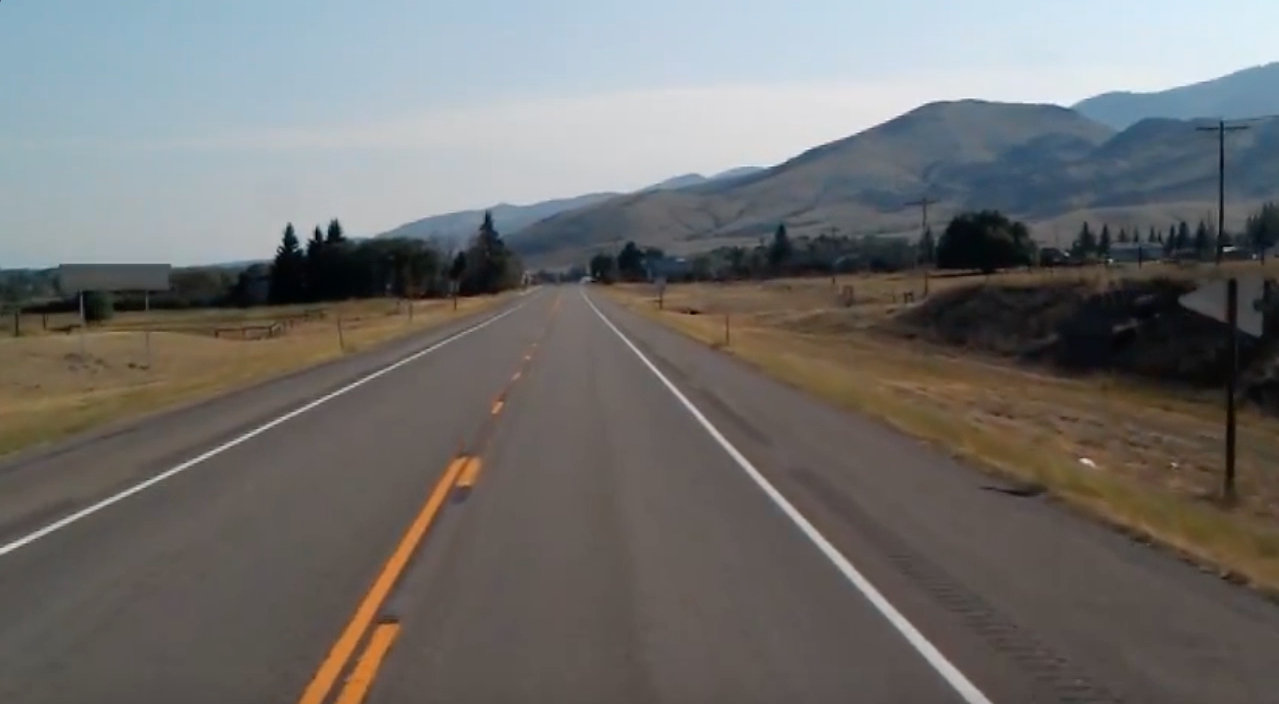
#> input picture sample1.jpeg, 1279 x 704 px
$ jupyter execute --allow-errors 'practice 1.ipynb'   (older library calls are emulated)
#> lines starting #> are read from the running program, lines starting #| are printed output that depends on the picture; after the words box and inside, x2 and y2 are one past the last pixel; in counts of white or black regions, pixels touching at a corner belong together
[cell 1]
import cv2
import numpy as np
import os
import matplotlib.image as mping
import matplotlib.pyplot as plt

[cell 2]
lane_image = cv2.imread('sample1.jpeg')
#> lane_image is the input picture: shape (704, 1279, 3); mean B, G, R 109.7, 111.3, 112.3
plt.imshow(lane_image)

[cell 3]
plt.imshow(lane_image)

[cell 4]
gray = cv2.cvtColor(lane_image, cv2.COLOR_RGB2GRAY)
plt.imshow(gray)

[cell 5]
plt.imshow(gray, 'gray')

image consists of noise and hence we have to remove it. it can be done by blurring the image so that false edges can be avoided to be detected

[cell 6]
blur = cv2.GaussianBlur(gray, (3,3), 0) #5,5 is the kernel and must be odd
plt.imshow(blur, 'gray')            #change in kernel leads to chanf=ge in intensity of blur

 edge is a region in an image where there is a sharp change in intensity or sharp change in the color between an adjacent pixel in the image.

For this, at every pixel, the pixel is checked if it is a local maximum in its neighborhood. This step is called Non-Maximum Suppression.
canny = cv2.Canny(image, low_threshold, upper_threshold)
low_threshold and upper_thresholddetermine how strong the edge must be to be detected.

 canny = cv2.Canny(image, low_threshold, upper_threshold)

Recommended low to high threshold ration is 1:2 or 1:3

[cell 7]
cannyImage = cv2.Canny(blur, 50, 150)
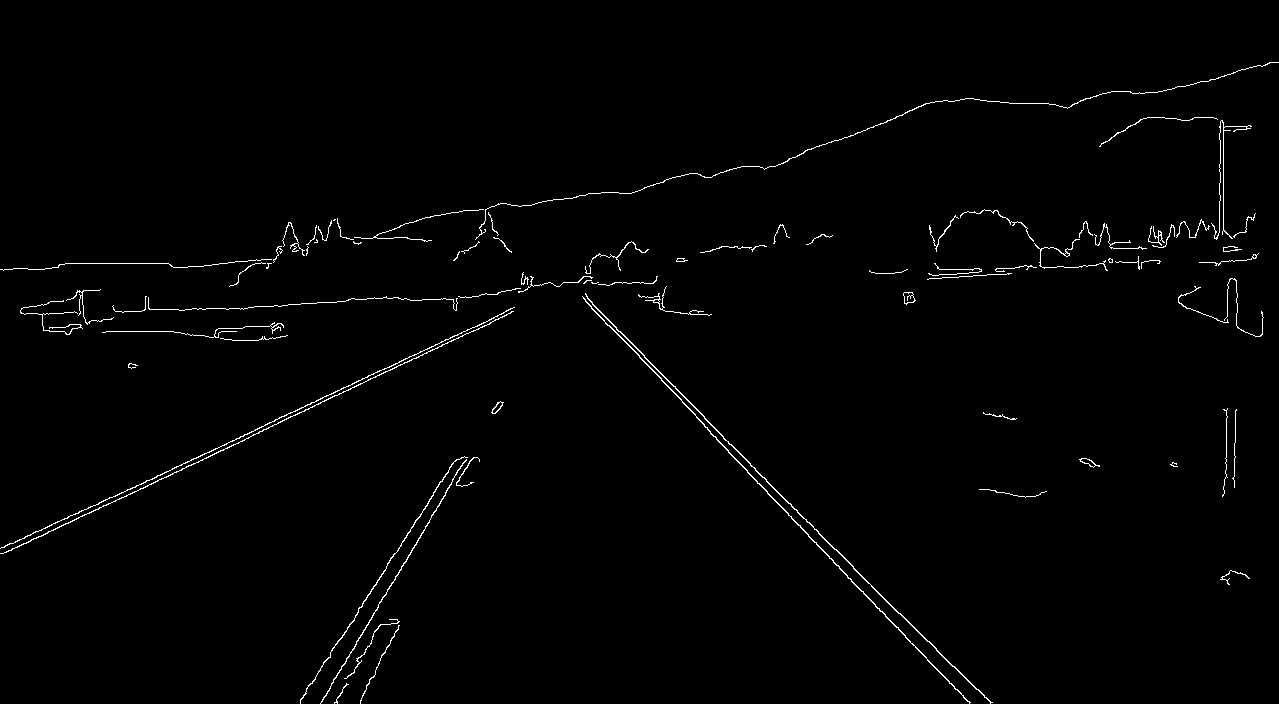
#> cannyImage: shape (704, 1279); 1.2% white in thin lines or dots
plt.imshow(cannyImage, 'gray')

in form of function putting all this together

[cell 8]
image = cv2.imread('sample1.jpeg')
def CannyEdge(image):

    gray = cv2.cvtColor(image, cv2.COLOR_RGB2GRAY)
    blur = cv2.GaussianBlur(gray, (3,3), 0)
    cannyImage = cv2.Canny(blur, 60, 180)
    return cannyImage

[cell 9]
plt.imshow(CannyEdge(image))
#> in CannyEdge, `cannyImage = cv2.Canny(blur, 60, 180)`: cannyImage: shape (704, 1279); 0.8% white in thin lines or dots

[cell 10]
image.shape  #(height, width,number of channels )
#> Out = (704, 1279, 3)
#How many numbers we have per pixel is the number of channels that image has(RGB).

specifying region of interest

for triangle mark coordinates in x,y form
first left bottom then apex then bottom right

[cell 11]
def region_of_interest(image):

    height = image.shape[0]
    triangle = np.array([[(200, height),(550, 250),(1100, height),]], np.int32)
    mask = np.zeros_like(image)
    cv2.fillPoly(mask, triangle, 255)
    return mask
plt.imshow(region_of_interest(image))

 zeros_like creates an array of zeros with the same shape as the image.


 Meaning that both mask and row are going to have the same number of rows and columns. Although the mask is going to be completely black because it only contains zeros. We now need to fill our mask with the triangle we just defined which contains the vertices for the field of view. We use OpenCV’s fillPoly function in order to fill the polygon on the mask. The third parameter in fillPoly is color of polygon.

[cell 12]
def region_of_interest(image):
    height = image.shape[0]
    triangle = np.array([[(200, height),(550, 250),(1100, height),]], np.int32)
    mask = np.zeros_like(image)
    cv2.fillPoly(mask, triangle, 255)
    masked_image = cv2.bitwise_and(image, mask) #AND operation being performed on the image and mask to combine the output
    return masked_image
plt.imshow(region_of_interest(image))

Hough Transform  x*cos + y*sin

[cell 13]
def display_lines(image, lines):
    line_image = np.zeros_like(image)
    if lines is not None:
        for line in lines:
            x1, y1, x2, y2 = line.reshape(4)
            cv2.line(line_image, (x1, y1), (x2, y2), (0, 0, 255), 10)
    return line_image
cropped_Image = region_of_interest(CannyEdge(image))
#> in region_of_interest (call 2), `cv2.fillPoly(mask, triangle, 255)`: mask: shape (704, 1279); 22.7% white; 1 white region, box (x1, y1, x2, y2) and area: (200, 250, 1100, 704) 204575
#> in region_of_interest (call 2), `masked_image = cv2.bitwise_and(image, mask)`: masked_image: shape (704, 1279); 0.23% white in thin lines or dots, all inside (x1, y1, x2, y2) = (344, 276, 993, 704)
rho = 2
theta = np.pi/180
threshold = 100
lines = cv2.HoughLinesP(cropped_Image,rho, theta, threshold, np.array ([]), minLineLength=40, maxLineGap=5)
#> lines = [[704, 418, 927, 641], [728, 452, 851, 579], [863, 591, 919, 651], [602, 318, 695, 414], [643, 355, 704, 416], [395, 553, 433, 495], [822, 550, 864, 594], [900, 613, 976, 689], [851, 580, 890, 621], [678, 397, 724, 447]]
line_image = display_lines(lane_image, lines)
#> the loop in display_lines, `for line in lines:` made 10 passes
plt.imshow(line_image)

to display this output on our original image    is used

addWeighted function = (image1, alpha, image2, beta, gamma)

Image= alpha * image1 + beta * image2 + y

[cell 14]
combo_image = cv2.addWeighted(lane_image, 0.8, line_image, 1, 0)
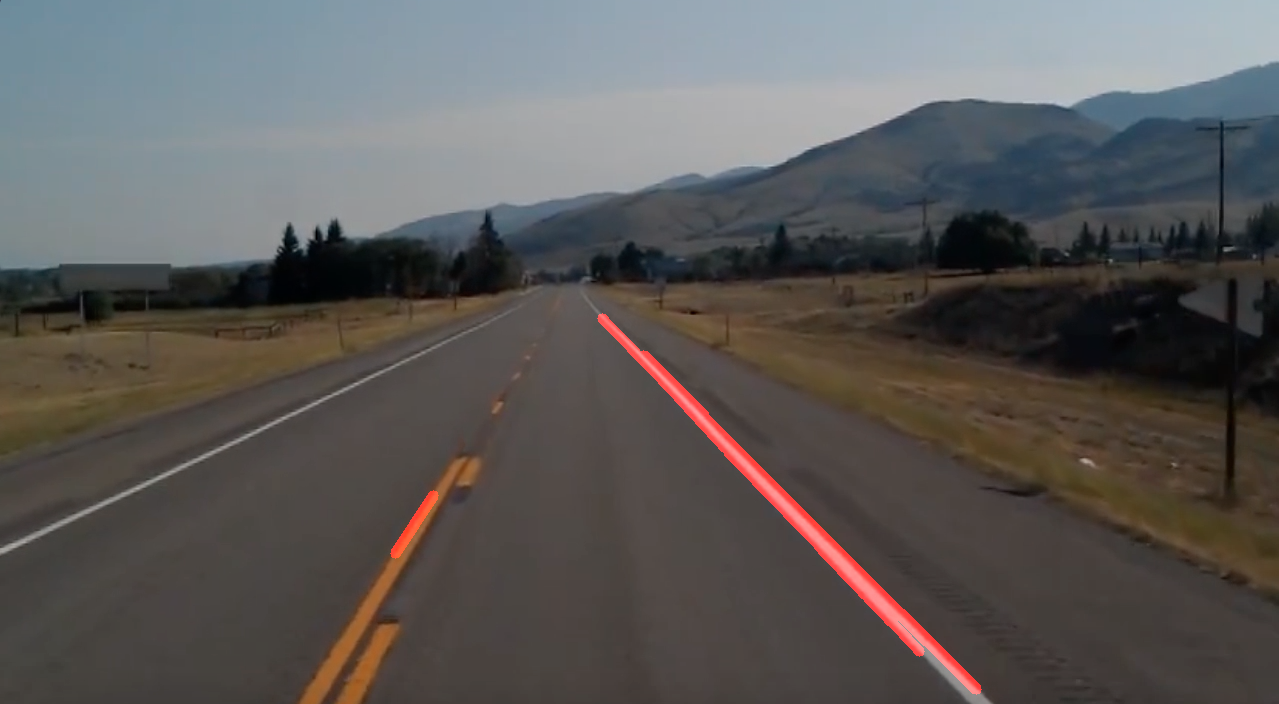
#> combo_image: shape (704, 1279, 3); mean B, G, R 87.7, 89, 91.5
plt.imshow(combo_image)

Part 2

image rotation

[cell 15]
image = cv2.imread('sample1.jpeg')

#axis of rotation
height, width = image.shape[:2]
#> height = 704; width = 1279
center = (width/2,height/2)
#> center = (639.5, 352)

#rotation matrix
rotation_matrix = cv2.getRotationMatrix2D(center=center,angle=45,scale=1)
#> rotation_matrix = [[0.707, 0.707, -61.6], [-0.707, 0.707, 555.3]]

#rotating the image
rotated_image = cv2.warpAffine(src=image,M = rotation_matrix,dsize = (width+10,height+10))
plt.imshow(rotated_image)                                    #change the dsize to fit the image better

image translation

[cell 16]
image = cv2.imread('sample1.jpeg')
height, width = image.shape[:2]

#translation parameters
tx,ty = width/4,height/4
#> tx = 319.8; ty = 176

#create translation matrix
translation_matrix = np.array([
    [1,0,tx],
    [0,1,ty]
],dtype=np.float32)
#> translation_matrix = [[1, 0, 319.8], [0, 1, 176]]

translated_image = cv2.warpAffine(src=image,M=translation_matrix,dsize=(width,height))
plt.imshow(translated_image)

[cell 17]
#gaussian blur
image = cv2.imread('sample1.jpeg')

gaussian_image = cv2.GaussianBlur(image,(3,3),cv2.BORDER_DEFAULT)
#other blur methods
#gaussian_image = cv2.blur(image,(3,3),cv2.BORDER_DEFAULT)
plt.imshow(gaussian_image)

sharpen image

[cell 18]
image = cv2.imread('sample1.jpeg')

#sharpen filter
filter = np.array([[-1,-1,-1],[-1,9,-1],[-1,-1,-1]])

#kernel
kernel = np.array([
    [0,-1,0],
    [-1,5,-1],
    [0,-1,0]
])

result_image = cv2.filter2D(image,-1,kernel)  #filter2D used to alter the image
sharpening = cv2.filter2D(image,-1,filter)
plt.imshow(sharpening)

part 2

[cell 19]
image = cv2.imread('dashboard-point-view.webp')
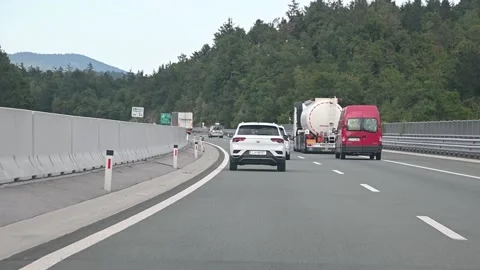
#> input picture dashboard-point-view.webp, 480 x 270 px
#> image is the input picture: shape (270, 480, 3); mean B, G, R 136.7, 138.8, 133
plt.imshow(image)

[cell 20]
image = cv2.imread('dashboard-point-view.webp')
gray_scale = cv2.cvtColor(image, cv2.COLOR_RGB2GRAY)
plt.imshow(gray_scale,'gray')

[cell 21]
#calculating gradients
sobelx = cv2.Sobel(gray_scale,cv2.CV_64F,1,0,ksize = 3)
#CV_64F is the channel for gray image
# 1,0 represents image is wrt x
sobelx = np.absolute(sobelx)
plt.imshow(sobelx,cmap = 'gray')

[cell 22]
#calculating gradients
sobely = cv2.Sobel(gray_scale,cv2.CV_64F,0,1,ksize = 3)
#CV_64F is the single channel for gray image
# 0,1 represents image is wrt y
sobely = np.absolute(sobely)
plt.imshow(sobely,cmap = 'gray')

[cell 23]
Gradient = np.sqrt(sobelx**2+sobely**2)
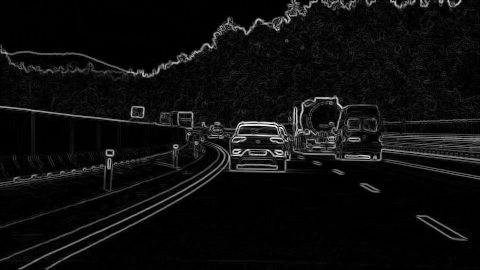
#> Gradient: shape (270, 480) float64; min 0, max 901.9, mean 49.5; drawn with min black and max white
plt.imshow(Gradient,cmap = 'gray')

we need to scale the gradient so as to convert it to 8bit format between the range 0 and 255

[cell 24]
Gradient_scaled = np.max(Gradient)/255 #scaling factor
#> Gradient_scaled = 3.54
Gradient_mapped = (Gradient/Gradient_scaled).astype(np.uint8)
plt.imshow(Gradient_mapped,cmap = 'gray')

[cell 25]
#direction of gradient
arc = np.arctan2(sobelx,sobely) #change wrt to x
plt.imshow(arc,cmap = 'gray')

[cell 26]
#double thresholding
Image_dt = np.zeros_like(Gradient_mapped)
Image_dt[(Gradient_mapped>=55)&(Gradient_mapped<=160)] = 1
               #lower        and  upper threshold
plt.imshow(Image_dt,cmap = 'gray')

Lane Detection

[cell 27]
Image = cv2.imread('dashboard-point-view.webp')
plt.imshow(Image)

color thresholding

[cell 28]
#image size
ysize = Image.shape[0]
xsize = Image.shape[1]
color_limits = np.copy(Image) #copying the image data in a variable

#white color selection values
Red_limit = 210
Green_limit = 210
Blue_limit = 210

rgb_limits = [Red_limit,Green_limit,Blue_limit]

#limiting the values in order to focus on the region of interest
color_limits = (Image[:,:,0]<rgb_limits[0]) | (Image[:,:,0]<rgb_limits[1]) | (Image[:,:,0]<rgb_limits[2])
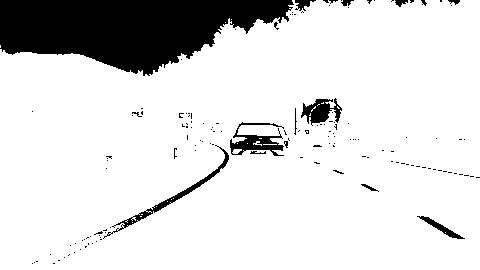
#> color_limits: shape (270, 480) bool; 86.5% white; 145 black regions (133 under 20 px), largest, box (x1, y1, x2, y2) and area: (0, 0, 294, 76) 14437, (230, 122, 284, 156) 750, (103, 145, 229, 239) 702
                      #red                           green                         blue
plt.imshow(color_limits)

[cell 29]
Image.shape

Region thresholding

[cell 30]
region_thresholds = np.copy(Image)
color_select = np.copy(Image)
line_image = np.copy(Image)

#triangular section limits
left_bottom = [10,260]
right_bottom = [460,240]
top = [300,140]

#linear fit
fit_left = np.polyfit((left_bottom[0],top[0]),(left_bottom[1],top[1]),1) #1 written in end to represent a linear line
fit_right = np.polyfit((right_bottom[0],top[0]),(right_bottom[1],top[1]),1)
fit_bottom = np.polyfit((left_bottom[0],right_bottom[0]),(left_bottom[1],right_bottom[1]),1)
       #polyfit used to fit a line
XX, YY = np.meshgrid(np.arange(0, xsize), np.arange(0,ysize))
region_thresholds = (YY > (XX*fit_left[0] + fit_left[1])) & (YY > (XX*fit_right[0] + fit_right[1])) & (YY < (XX*fit_bottom[0] + fit_bottom[1]))


plt.imshow(region_thresholds)
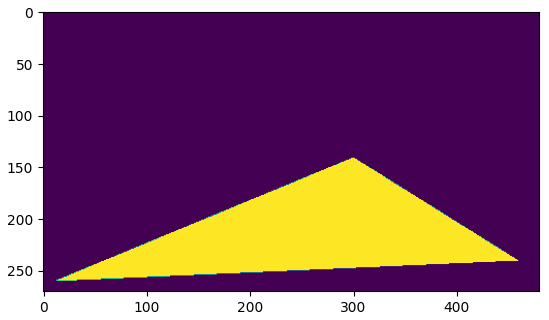
#> figure drawn by matplotlib, 1 panel

[cell 31]
#mask color and region
color_select[color_limits | ~region_thresholds] = [0,0,0]
#color pixels where both region of interest and image meet
line_image[~color_limits & region_thresholds] = [255,0,0]
#> line_image: shape (270, 480, 3)
plt.imshow(line_image)

[cell 32]
fit_left # array is [slope , y intercept]

Hough transform for lane detection

[cell 33]
Image = cv2.imread('dashboard-point-view.webp')
plt.imshow(Image)
Image.shape

[cell 34]
Image = (Image*255).astype(np.uint8) #image will be in form of 8-bit
gray = cv2.cvtColor(Image,cv2.COLOR_RGB2GRAY )
#> gray: shape (270, 480)

#Blurring the image
kernel_size  = 5 #the amount of blur,more kernel size = more blur ,always odd number
blur_gray = cv2.GaussianBlur(gray,(kernel_size,kernel_size),0)
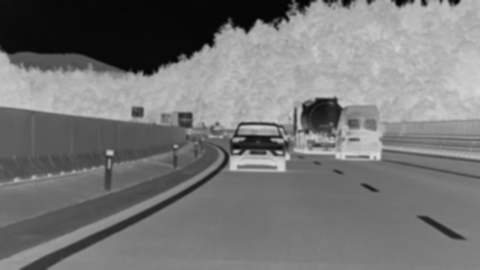
#> blur_gray: shape (270, 480); min 4, max 217, mean 118.6

#canny edge
low_theshold = 100
high_theshold = 200
edges = cv2.Canny(blur_gray,low_theshold,high_theshold)
#> edges: shape (270, 480); 3.6% white in thin lines or dots

plt.imshow(edges) # canny image

[cell 35]
mask = np.zeros_like(edges) #empty variable
ignore_mask_color = 255

#region of interest
imshape = Image.shape
vertices = np.array([[(10,270),(210,170),(330,165),(470,245)]],dtype = np.int32)
                #left bottom , top left , top right , bottom right


cv2.fillPoly(mask,vertices,ignore_mask_color)
#> mask: shape (270, 480); 20.1% white; 1 white region, box (x1, y1, x2, y2) and area: (12, 165, 471, 270) 26044
masked_edges = cv2.bitwise_and(edges,mask)
#> masked_edges: shape (270, 480); 0.59% white in thin lines or dots, all inside (x1, y1, x2, y2) = (19, 167, 461, 270)
plt.imshow(masked_edges)

[cell 36]
line_iamge = np.copy(Image)*0
#> line_iamge: shape (270, 480, 3); every value is 0
#Hough Transform
rho = 1 #distance resolution of accumulator in pixels
theta = np.pi/180 #angle resolution of accumulator in radians
threshold = 2 #those lines returned which are b/w a specific threshold
min_line_length = 4 #min. angle to check for lines
max_line_gap = 5   #max angle
lines = cv2.HoughLinesP(masked_edges,rho,theta,threshold,np.array([]),min_line_length,max_line_gap)
#> lines = 56 rows, first 6: [197, 187, 205, 183], [136, 214, 147, 208], [19, 268, 88, 235], [158, 211, 169, 204], [261, 171, 276, 168], [90, 246, 98, 241]
                         #parameters for hough transform
for line in lines:
    for x1,y1,x2,y2 in line: #from this we are storing and drawing on the masked_edges lines(above cropped image) in a variable
        cv2.line(line_iamge,(x1,y1),(x2,y2),(255,0,0),10)
#> this loop made 56 passes
#> line on passes 1 to 12: [[197, 187, 205, 183]], [[136, 214, 147, 208]], [[19, 268, 88, 235]], [[158, 211, 169, 204]], [[261, 171, 276, 168]], [[90, 246, 98, 241]], [[169, 198, 214, 170]], [[229, 169, 238, 171]], [[190, 193, 194, 189]], [[269, 172, 284, 171]], [[201, 179, 209, 180]], [[182, 191, 205, 177]]
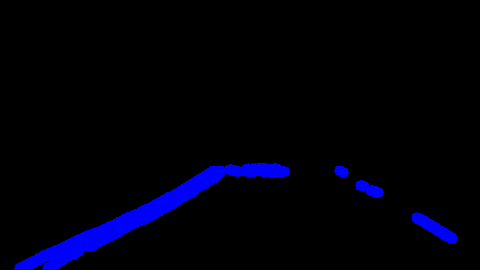
#> line_iamge: shape (270, 480, 3); mean B, G, R 11.5, 0, 0
#plt.imshow(lines)
color_edges = np.dstack((edges,edges,edges)) # np.dstack used to Stack arrays in sequence depth wise(increasing order)
#> color_edges: shape (270, 480, 3); 3.6% white in thin lines or dots
  #color_edges is a color binary image
lines_edges = cv2.addWeighted(color_edges,0.8,line_iamge,1,0)
plt.imshow(lines_edges)

hsv color can be used to adjust the lighting of the image

hue = color type

saturation = higher saturation means higher the value of the hue color

value = will represent the amount of lighting

HSV Color

[cell 37]
Image = mping.imread('dashboard-point-view.webp')
gray_scale = cv2.cvtColor(Image,cv2.COLOR_RGB2GRAY)

sobelx = cv2.Sobel(gray_scale,cv2.CV_64F,1,0,ksize = 7)
abs_sobelx = np.absolute(sobelx)

#to scale the model  #scaled 0-255
scale_model = np.uint8(255*abs_sobelx/np.max(abs_sobelx))

#threshold the data margin
sx_binary = np.zeros_like(scale_model)  #enhancing the margins of the image in order to visualize it in a better way
sx_binary[(scale_model >=30) & (scale_model <=200)] = 1

#threshold the data white
white_binary = np.zeros_like(gray_scale)
white_binary[(gray_scale >= 120) & (gray_scale <=180)] = 1  #the gray_image having values between these two limits will be converted to white color

#convert to HSV
HSV = cv2.cvtColor(Image,cv2.COLOR_RGB2HSV) #RGB TO HSV
#> HSV: shape (270, 480, 3); mean H, S, V 79.5, 21.9, 141.2
H = HSV[:,:,0]
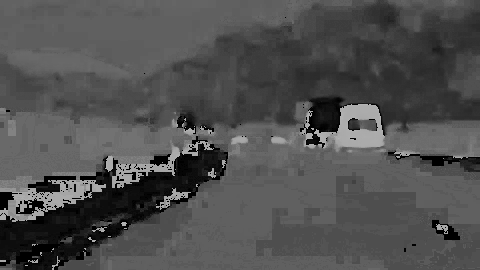
#> H: shape (270, 480); min 0, max 179, mean 79.5
S = HSV[:,:,1]
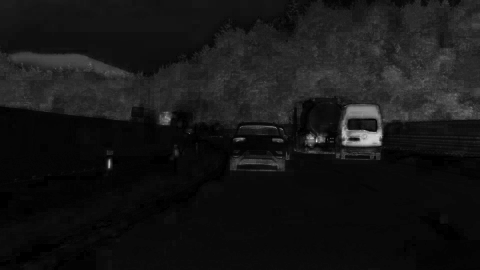
#> S: shape (270, 480); min 0, max 222, mean 21.9

sat_binary = np.zeros_like(S)
sat_binary[(S > 80) & (S <= 120)] = 1
HUE_binary = np.zeros_like(H)
HUE_binary[(H > 20) & (H <= 30)] = 1

#combine
binary_1 = cv2.bitwise_or(sx_binary, white_binary) #or is used so as to save the greater of the two inputs
binary_2 = cv2.bitwise_or(HUE_binary,sat_binary)
binary = cv2.bitwise_or(binary_1,binary_2)

#plt.imshow(HUE_binary,cmap='gray')
f,(ax1,ax2) = plt.subplots(1,2,figsize =(24,9) )
ax1.imshow(Image_dt,cmap = 'gray')
ax1.set_title('RGB Edge Detection')
ax2.imshow(binary,cmap = 'gray')
ax2.set_title('RGB and HSV edge detection')
